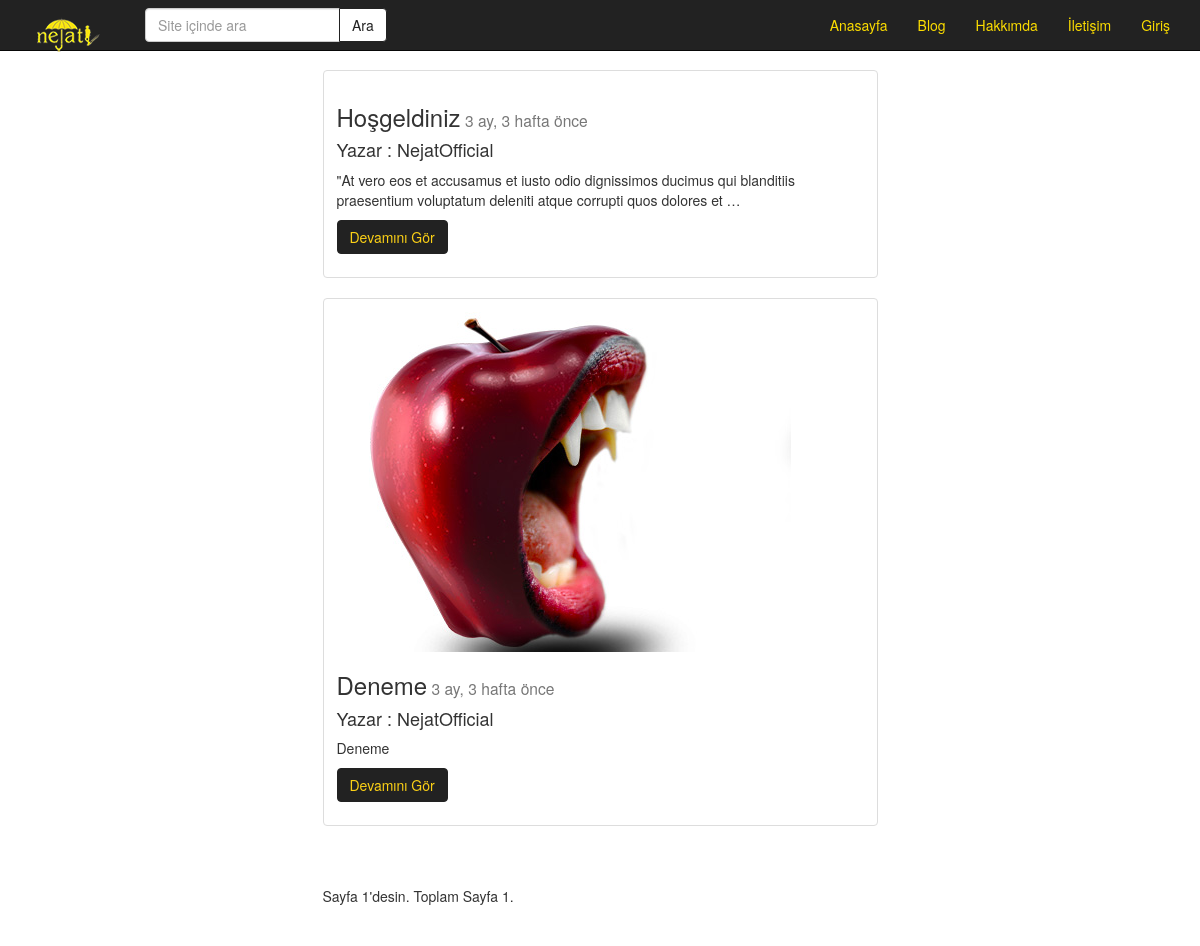
The page /Post/index/ on the database its author committed.
### Post/models.py (models this page shows, shortened)
class Post (models.Model):
    user = models.ForeignKey('auth.User', verbose_name= 'Yazar')
    title = models.CharField (max_length=120, verbose_name='Başlık')  # başlık ve karakter sınırı.
    content = RichTextField(verbose_name='İçerik')
    publishing_date = models.DateTimeField (verbose_name='Eklenme Tarihi', auto_now_add=True)
    image = models.FileField(null=True, blank= True) #null ve blank isteğe bağlı olduğunu gösterir
    slug = models.SlugField(unique=True, editable=False, max_length= 130)
    def get_absolute_url(self):  # hangi post nesnesinde çağrılırsa onun adresini hesaplayacak
        return reverse('post:detail', kwargs={'slug': self.slug})
    class Meta:
        ordering = ['-publishing_date']

### Post/views.py (the view)
def post_index( request ):
    post_list = Post.objects.all()
    query = request.GET.get('q')
    if query:
        post_list = post_list.filter(Q(title__icontains = query) |
                                     Q(content__icontains = query) |
                                     Q(user__username__icontains = query)|
                                     Q (user__last_name__icontains=query)
                                     ).distinct()
    paginator = Paginator (post_list, 5)  # Show 25 contacts per page
    page = request.GET.get ('page')
    try:
        posts = paginator.page (page)
    except PageNotAnInteger:
        posts = paginator.page (1)
    except EmptyPage:
        posts = paginator.page (paginator.num_pages)
    return render (request, 'post/index.html', {'posts': posts})

### templates/post/index.html (shortened to what this page needs)
{% extends 'base.html'%}
{%block body %}
{% load static %}
    <div class="container">
    {% for post in posts %}
        <div class="row">
          <div class="col-md-6 col-md-offset-3">
            <div class="thumbnail">
              <div class="caption">
                  {% if post.image %}
                    <img src="{{post.image.url}}" class="img-responsive">
                  {%endif%}
                <h3>{{post.title}}<small>  {{post.publishing_date | timesince}} önce </small> </h3>
                  <h4> Yazar : {{post.user}}</h4>
                <p>{{post.content |safe | linebreaks | truncatechars:150}}</p>
                <p><a href="{{post.get_absolute_url}}" class="btn btn-primary" role="button">Devamını Gör</a>
                </p>
              </div>
            </div>
          </div>
        </div>
    {% endfor %}
        <div class="row">
          <div class="col-md-6 col-md-offset-3">
            <div class="pagination">
                <span class="step-links">
                    <nav>
                        <ul class="pager">
                            <span class="current">
                                Sayfa {{ posts.number }}'desin. Toplam Sayfa {{ posts.paginator.num_pages }}.
                            </span>
                        </ul>
                    </nav>
                </span>
            </div>
          </div>
        </div>
    </div>
{%endblock%}

### templates/base.html (shortened to what this page needs)
{% load static %}
<!DOCTYPE html>
<html lang="en">
<head>
    <link rel="stylesheet" href="{% static 'css/bootstrap.min.css'%}">
    <link rel="stylesheet" href="{% static 'css/style.css' %}">
</head>
<body>
    {% include 'header.html' %}
    {% block body %}
    {% endblock %}
</body>
</html>

### templates/header.html (shortened to what this page needs)
<nav class="navbar navbar-inverse navbar-fixed-top" role="banner">
    <div class="container">
        <div class="navbar-header">
            <a class="navbar-brand" href="{% url 'home' %}">
                <img src="/static/img/Nejat_T.png">
            </a>
            <a href="{% url 'home' %}" class="navbar-brand"></a>
        </div>
        <nav class="collapse navbar-collapse" role="navigation">
            <form class="navbar-form navbar-left" role="search" method="GET" action="">
                <div class="input-group">
                    <input class="form-control" type="text" name="q" placeholder="Site içinde ara" value="{{request.GET.q}}" >
                    <span class="input-group-btn">
                        <input class="btn btn-default" type="submit" value="Ara">
                    </span>
                </div>
            </form>
            <ul class="nav navbar-nav navbar-right">
                <li><a href="{% url 'home' %}">Anasayfa</a></li>
                <li><a href="{% url 'post:index' %}">Blog</a></li>
                <li><a href="{% url 'about' %}">Hakkımda</a></li>
                <li><a href="{% url 'contact' %}">İletişim</a></li>
                {%if not request.user.is_authenticated%}
                    <li><a href="{% url 'accounts:login'%} "> Giriş</a> </li>
                {%else%}
                    <li><a href="{% url 'accounts:logout'%} "> Çıkış Yap</a> </li>
                {%endif%}
            </ul>
        </nav>
    </div>
</nav>

### static/css/style.css (style rules this page uses)
body { padding-top: 70px; }
.navbar .navbar-brand { color : #fbdc00; }
.navbar .navbar-nav li a { color : #fbdc00 !important; }

### rows shown on the page
Post: title "Hoşgeldiniz", publishing_date "3 ay, 3 hafta", user "NejatOfficial", content "\"At vero eos et accusamus et iusto odio dignissimos ducimus qui blanditiis praesentium voluptatum deleniti atque corrupti quos dolores et …"
Post: image (picture), title "Deneme", publishing_date "3 ay, 3 hafta", user "NejatOfficial", content "Deneme"

### other values the page prints
{{ posts.number }} "1"
{{ posts.paginator.num_pages }} "1"
